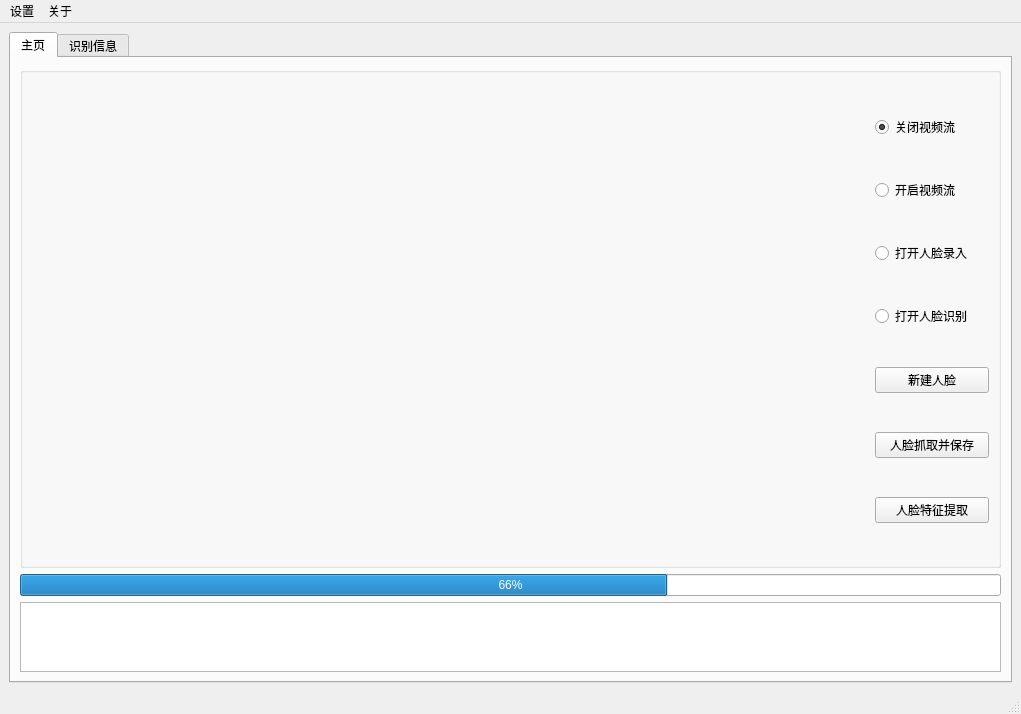
<?xml version="1.0" encoding="UTF-8"?>
<ui version="4.0">
 <class>MainWindow</class>
 <widget class="QMainWindow" name="MainWindow">
  <property name="geometry">
   <rect>
    <x>0</x>
    <y>0</y>
    <width>1021</width>
    <height>714</height>
   </rect>
  </property>
  <property name="windowTitle">
   <string>MainWindow</string>
  </property>
  <widget class="QWidget" name="centralwidget">
   <layout class="QVBoxLayout" name="verticalLayout_4">
    <item>
     <widget class="QTabWidget" name="tabWidget">
      <property name="currentIndex">
       <number>0</number>
      </property>
      <widget class="QWidget" name="tab">
       <attribute name="title">
        <string>主页</string>
       </attribute>
       <layout class="QVBoxLayout" name="verticalLayout_3" stretch="30,1">
        <item>
         <widget class="QGroupBox" name="groupBox">
          <property name="title">
           <string/>
          </property>
          <layout class="QHBoxLayout" name="horizontalLayout_2">
           <item>
            <layout class="QHBoxLayout" name="horizontalLayout" stretch="22,3">
             <item>
              <widget class="QLabel" name="video">
               <property name="baseSize">
                <size>
                 <width>0</width>
                 <height>0</height>
                </size>
               </property>
               <property name="layoutDirection">
                <enum>Qt::LeftToRight</enum>
               </property>
               <property name="text">
                <string/>
               </property>
              </widget>
             </item>
             <item>
              <layout class="QVBoxLayout" name="verticalLayout_2">
               <item>
                <widget class="QRadioButton" name="radioButton_off">
                 <property name="acceptDrops">
                  <bool>false</bool>
                 </property>
                 <property name="text">
                  <string>关闭视频流</string>
                 </property>
                 <property name="checked">
                  <bool>true</bool>
                 </property>
                 <property name="autoRepeat">
                  <bool>false</bool>
                 </property>
                 <property name="autoExclusive">
                  <bool>true</bool>
                 </property>
                </widget>
               </item>
               <item>
                <widget class="QRadioButton" name="radioButton">
                 <property name="acceptDrops">
                  <bool>false</bool>
                 </property>
                 <property name="text">
                  <string>开启视频流</string>
                 </property>
                 <property name="checked">
                  <bool>false</bool>
                 </property>
                 <property name="autoRepeat">
                  <bool>false</bool>
                 </property>
                 <property name="autoExclusive">
                  <bool>true</bool>
                 </property>
                </widget>
               </item>
               <item>
                <widget class="QRadioButton" name="face_register">
                 <property name="text">
                  <string>打开人脸录入</string>
                 </property>
                 <property name="checked">
                  <bool>false</bool>
                 </property>
                 <property name="autoRepeat">
                  <bool>false</bool>
                 </property>
                 <property name="autoExclusive">
                  <bool>true</bool>
                 </property>
                </widget>
               </item>
               <item>
                <widget class="QRadioButton" name="face_predict">
                 <property name="text">
                  <string>打开人脸识别</string>
                 </property>
                 <property name="checkable">
                  <bool>true</bool>
                 </property>
                 <property name="checked">
                  <bool>false</bool>
                 </property>
                 <property name="autoRepeat">
                  <bool>false</bool>
                 </property>
                 <property name="autoExclusive">
                  <bool>true</bool>
                 </property>
                </widget>
               </item>
               <item>
                <widget class="QPushButton" name="face_new">
                 <property name="text">
                  <string>新建人脸</string>
                 </property>
                </widget>
               </item>
               <item>
                <widget class="QPushButton" name="face_save">
                 <property name="text">
                  <string>人脸抓取并保存</string>
                 </property>
                </widget>
               </item>
               <item>
                <widget class="QPushButton" name="face_train">
                 <property name="text">
                  <string>人脸特征提取</string>
                 </property>
                </widget>
               </item>
              </layout>
             </item>
            </layout>
           </item>
          </layout>
         </widget>
        </item>
        <item>
         <layout class="QVBoxLayout" name="verticalLayout">
          <item>
           <widget class="QProgressBar" name="progressBar">
            <property name="value">
             <number>66</number>
            </property>
           </widget>
          </item>
          <item>
           <widget class="QTextEdit" name="output"/>
          </item>
         </layout>
        </item>
       </layout>
      </widget>
      <widget class="QWidget" name="tab_2">
       <attribute name="title">
        <string>识别信息</string>
       </attribute>
       <layout class="QVBoxLayout" name="verticalLayout_5">
        <item>
         <widget class="QGroupBox" name="groupBox_2">
          <property name="title">
           <string/>
          </property>
          <layout class="QHBoxLayout" name="horizontalLayout_3" stretch="5,3,3">
           <item>
            <widget class="QDateEdit" name="dateEdit"/>
           </item>
           <item>
            <widget class="QPushButton" name="sure">
             <property name="text">
              <string>确定</string>
             </property>
            </widget>
           </item>
           <item>
            <widget class="QPushButton" name="flush">
             <property name="text">
              <string>刷新</string>
             </property>
            </widget>
           </item>
          </layout>
         </widget>
        </item>
        <item>
         <widget class="QTableWidget" name="tableWidget">
          <property name="sizePolicy">
           <sizepolicy hsizetype="Expanding" vsizetype="Expanding">
            <horstretch>0</horstretch>
            <verstretch>0</verstretch>
           </sizepolicy>
          </property>
          <property name="contextMenuPolicy">
           <enum>Qt::DefaultContextMenu</enum>
          </property>
          <column>
           <property name="text">
            <string>时间</string>
           </property>
          </column>
          <column>
           <property name="text">
            <string>人员</string>
           </property>
          </column>
          <column>
           <property name="text">
            <string>人脸抓拍</string>
           </property>
          </column>
          <column>
           <property name="text">
            <string>背景去除</string>
           </property>
          </column>
          <column>
           <property name="text">
            <string>ROI人脸</string>
           </property>
          </column>
         </widget>
        </item>
       </layout>
      </widget>
     </widget>
    </item>
   </layout>
  </widget>
  <widget class="QMenuBar" name="menubar">
   <property name="geometry">
    <rect>
     <x>0</x>
     <y>0</y>
     <width>1021</width>
     <height>22</height>
    </rect>
   </property>
   <widget class="QMenu" name="developer">
    <property name="title">
     <string>关于</string>
    </property>
    <addaction name="action"/>
   </widget>
   <widget class="QMenu" name="menu">
    <property name="title">
     <string>设置</string>
    </property>
    <addaction name="safe"/>
    <addaction name="sql"/>
   </widget>
   <addaction name="menu"/>
   <addaction name="developer"/>
  </widget>
  <widget class="QStatusBar" name="statusbar"/>
  <action name="action">
   <property name="text">
    <string>团队信息</string>
   </property>
  </action>
  <action name="sql">
   <property name="text">
    <string>数据库配置</string>
   </property>
  </action>
  <action name="safe">
   <property name="text">
    <string>安全提醒(已开启)</string>
   </property>
  </action>
 </widget>
 <resources/>
 <connections/>
</ui>
